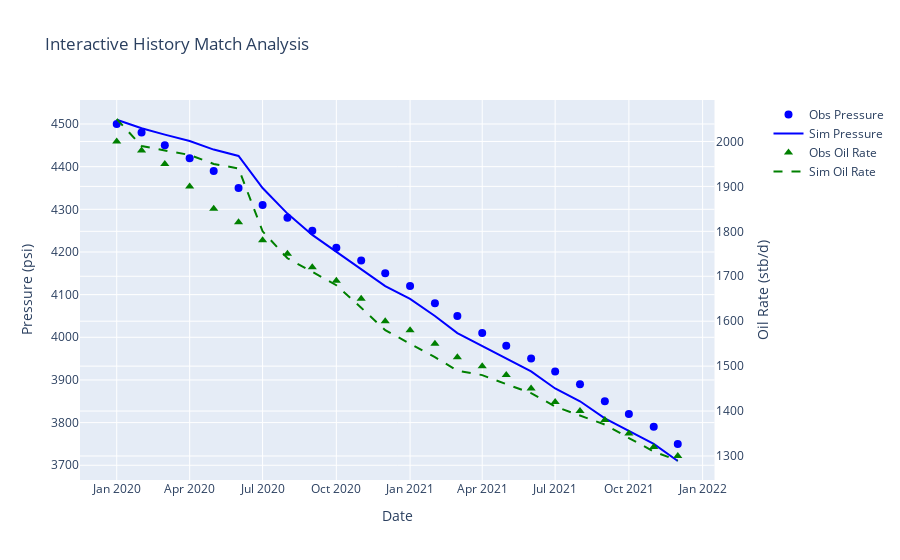

The notebook cell saved with this chart:
### Markdown cell above
## 13. Interactive Dashboard
Static plots are limited. Here we use **Plotly** to create an interactive chart where you can zoom, hover to see exact values, and toggle curves on/off.

### Code cell
import plotly.graph_objects as go
from plotly.subplots import make_subplots

# Create figure with secondary y-axis
fig = make_subplots(specs=[[{"secondary_y": True}]])

# Add traces for Pressure
fig.add_trace(
    go.Scatter(x=df['Date'], y=df['Observed_Pressure'], name="Obs Pressure", mode='markers', marker=dict(color='blue', size=8)),
    secondary_y=False,
)
fig.add_trace(
    go.Scatter(x=df['Date'], y=df['Simulated_Pressure'], name="Sim Pressure", mode='lines', line=dict(color='blue')),
    secondary_y=False,
)

# Add traces for Oil Rate
fig.add_trace(
    go.Scatter(x=df['Date'], y=df['Observed_OilRate'], name="Obs Oil Rate", mode='markers', marker=dict(color='green', symbol='triangle-up', size=8)),
    secondary_y=True,
)
fig.add_trace(
    go.Scatter(x=df['Date'], y=df['Simulated_OilRate'], name="Sim Oil Rate", mode='lines', line=dict(color='green', dash='dash')),
    secondary_y=True,
)

# Add Titles and Sliders
fig.update_layout(
    title_text="Interactive History Match Analysis",
    hovermode="x unified"
)

# Set x-axis title
fig.update_xaxes(title_text="Date")

# Set y-axes titles
fig.update_yaxes(title_text="Pressure (psi)", secondary_y=False)
fig.update_yaxes(title_text="Oil Rate (stb/d)", secondary_y=True)

fig.show()
